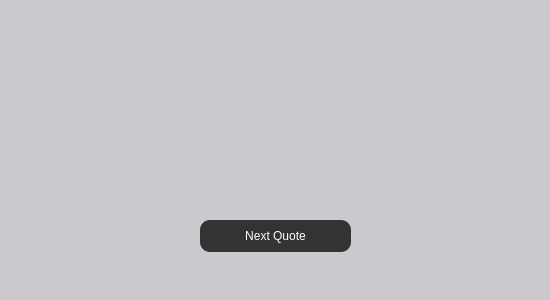
<?xml version="1.0" encoding="UTF-8"?>
<ui version="4.0">
 <class>MainWindow</class>
 <widget class="QMainWindow" name="MainWindow">
  <property name="geometry">
   <rect>
    <x>0</x>
    <y>0</y>
    <width>550</width>
    <height>300</height>
   </rect>
  </property>
  <property name="minimumSize">
   <size>
    <width>550</width>
    <height>300</height>
   </size>
  </property>
  <property name="maximumSize">
   <size>
    <width>550</width>
    <height>300</height>
   </size>
  </property>
  <property name="windowTitle">
   <string>Random Happy Quote</string>
  </property>
  <property name="autoFillBackground">
   <bool>false</bool>
  </property>
  <property name="styleSheet">
   <string notr="true">background-color: rgb(205, 202, 207);</string>
  </property>
  <widget class="QWidget" name="centralwidget">
   <property name="styleSheet">
    <string notr="true"/>
   </property>
   <widget class="QLabel" name="happy_quote">
    <property name="geometry">
     <rect>
      <x>20</x>
      <y>60</y>
      <width>511</width>
      <height>121</height>
     </rect>
    </property>
    <property name="font">
     <font>
      <family>.Savoye LET CC.</family>
      <pointsize>25</pointsize>
      <weight>75</weight>
      <italic>true</italic>
      <bold>true</bold>
     </font>
    </property>
    <property name="text">
     <string/>
    </property>
    <property name="alignment">
     <set>Qt::AlignCenter</set>
    </property>
   </widget>
   <widget class="QPushButton" name="pushButton">
    <property name="geometry">
     <rect>
      <x>200</x>
      <y>220</y>
      <width>151</width>
      <height>32</height>
     </rect>
    </property>
    <property name="styleSheet">
     <string notr="true">QPushButton{
  background: #333;
  color:white;
  border-radius:10px;
}
QPushButton:hover:!pressed
{
  background: #AAA;
}</string>
    </property>
    <property name="text">
     <string>Next Quote</string>
    </property>
    <property name="checkable">
     <bool>false</bool>
    </property>
    <property name="autoExclusive">
     <bool>false</bool>
    </property>
    <property name="default">
     <bool>false</bool>
    </property>
    <property name="flat">
     <bool>false</bool>
    </property>
   </widget>
  </widget>
 </widget>
 <resources/>
 <connections/>
</ui>
